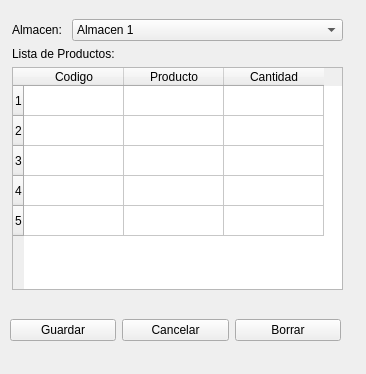
<?xml version="1.0" encoding="UTF-8"?>
<ui version="4.0">
 <class>Form</class>
 <widget class="QWidget" name="Form">
  <property name="geometry">
   <rect>
    <x>0</x>
    <y>0</y>
    <width>366</width>
    <height>374</height>
   </rect>
  </property>
  <property name="windowTitle">
   <string>Añadir Producto al Almacen</string>
  </property>
  <widget class="QWidget" name="verticalLayoutWidget">
   <property name="geometry">
    <rect>
     <x>12</x>
     <y>19</y>
     <width>331</width>
     <height>271</height>
    </rect>
   </property>
   <layout class="QVBoxLayout" name="verticalLayout">
    <item>
     <layout class="QFormLayout" name="formLayout">
      <item row="1" column="0">
       <widget class="QLabel" name="label">
        <property name="text">
         <string>Almacen: </string>
        </property>
       </widget>
      </item>
      <item row="1" column="1">
       <widget class="QComboBox" name="comboBox">
        <item>
         <property name="text">
          <string>Almacen 1</string>
         </property>
        </item>
       </widget>
      </item>
     </layout>
    </item>
    <item>
     <widget class="QLabel" name="label_2">
      <property name="text">
       <string>Lista de Productos:</string>
      </property>
     </widget>
    </item>
    <item>
     <widget class="QTableWidget" name="tableWidget">
      <property name="rowCount">
       <number>5</number>
      </property>
      <row/>
      <row/>
      <row/>
      <row/>
      <row/>
      <column>
       <property name="text">
        <string>Codigo</string>
       </property>
      </column>
      <column>
       <property name="text">
        <string>Producto</string>
       </property>
      </column>
      <column>
       <property name="text">
        <string>Cantidad</string>
       </property>
      </column>
     </widget>
    </item>
   </layout>
  </widget>
  <widget class="QWidget" name="horizontalLayoutWidget">
   <property name="geometry">
    <rect>
     <x>10</x>
     <y>310</y>
     <width>331</width>
     <height>41</height>
    </rect>
   </property>
   <layout class="QHBoxLayout" name="horizontalLayout">
    <item>
     <widget class="QPushButton" name="pushButton">
      <property name="text">
       <string>Guardar</string>
      </property>
     </widget>
    </item>
    <item>
     <widget class="QPushButton" name="pushButton_2">
      <property name="text">
       <string>Cancelar</string>
      </property>
     </widget>
    </item>
    <item>
     <widget class="QPushButton" name="pushButton_3">
      <property name="text">
       <string>Borrar</string>
      </property>
     </widget>
    </item>
   </layout>
  </widget>
 </widget>
 <resources/>
 <connections>
  <connection>
   <sender>tableWidget</sender>
   <signal>cellChanged(int,int)</signal>
   <receiver>Form</receiver>
   <slot>enterProductCode()</slot>
   <hints>
    <hint type="sourcelabel">
     <x>177</x>
     <y>192</y>
    </hint>
    <hint type="destinationlabel">
     <x>182</x>
     <y>186</y>
    </hint>
   </hints>
  </connection>
  <connection>
   <sender>pushButton</sender>
   <signal>clicked()</signal>
   <receiver>Form</receiver>
   <slot>saveListProduct()</slot>
   <hints>
    <hint type="sourcelabel">
     <x>63</x>
     <y>330</y>
    </hint>
    <hint type="destinationlabel">
     <x>182</x>
     <y>186</y>
    </hint>
   </hints>
  </connection>
  <connection>
   <sender>pushButton_2</sender>
   <signal>clicked()</signal>
   <receiver>Form</receiver>
   <slot>close()</slot>
   <hints>
    <hint type="sourcelabel">
     <x>175</x>
     <y>330</y>
    </hint>
    <hint type="destinationlabel">
     <x>182</x>
     <y>186</y>
    </hint>
   </hints>
  </connection>
  <connection>
   <sender>pushButton_3</sender>
   <signal>clicked()</signal>
   <receiver>Form</receiver>
   <slot>eraseLastItem()</slot>
   <hints>
    <hint type="sourcelabel">
     <x>286</x>
     <y>330</y>
    </hint>
    <hint type="destinationlabel">
     <x>182</x>
     <y>186</y>
    </hint>
   </hints>
  </connection>
 </connections>
 <slots>
  <slot>enterProductCode()</slot>
  <slot>saveListProduct()</slot>
  <slot>eraseLastItem()</slot>
 </slots>
</ui>
